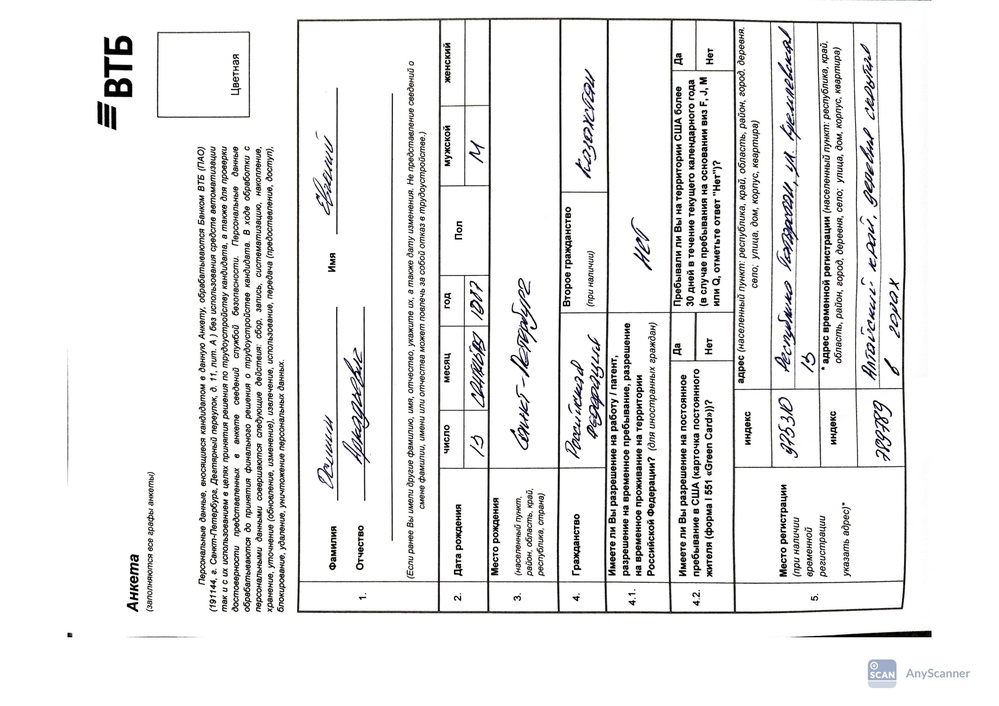
#> input picture data/PRIVATE/jpg/a3-1.jpg, 999 x 706 px, shrunk from 2339 x 1654 before the run; its folder holds only this picture in this run
$ jupyter execute --allow-errors text_recognition.ipynb
#> lines starting #> are read from the running program, lines starting #| are printed output that depends on the picture
#> in process_jpg_images, image is the input picture: shape (706, 999, 3); mean B, G, R 236.4, 236.5, 236.5
[cell 1]
import os
import cv2
import numpy as np
from PIL import Image

[cell 2]
def remove_shadows_and_noise(image):
    """
    Удаляет тени и шум, мягко снижает контраст для лучшей читаемости текста.
    """
    gray = cv2.cvtColor(image, cv2.COLOR_BGR2GRAY)

    # Удаление теней — делим изображение на фон
    dilated = cv2.morphologyEx(gray, cv2.MORPH_CLOSE, np.ones((15, 15), np.uint8))
    no_shadows = cv2.divide(gray, dilated, scale=255)

    # Сглаживаем шумы
    blurred = cv2.GaussianBlur(no_shadows, (5, 5), 0)
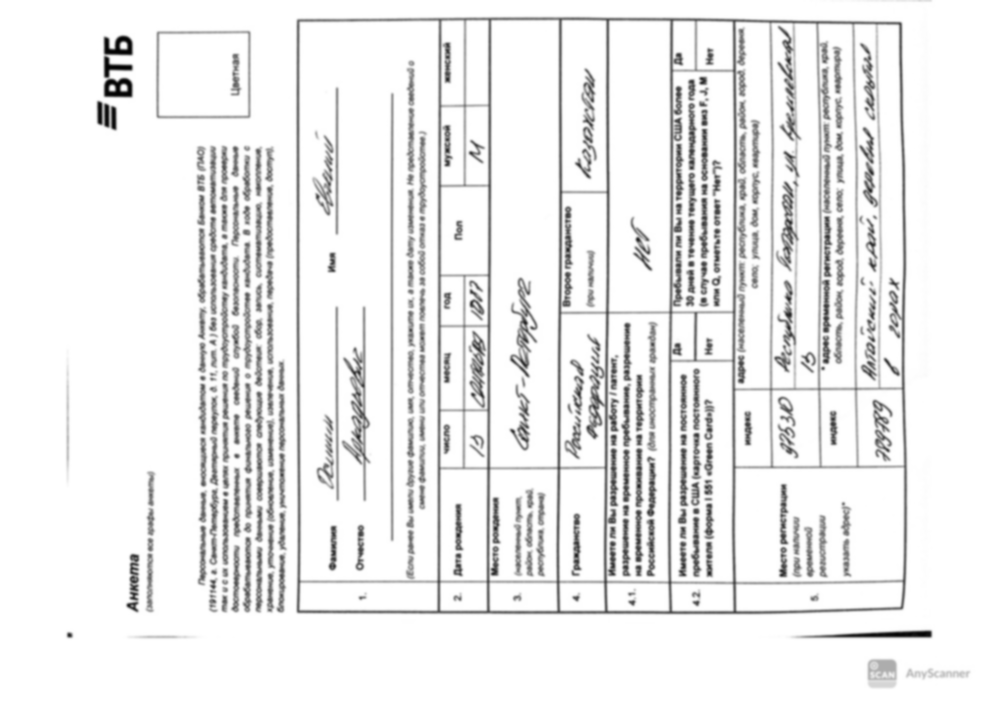
#> blurred: shape (706, 999); min 2, max 255, mean 236.5

    # 🔽 Понижение контрастности вручную (alpha < 1)
    alpha = 1  # коэффициент контрастности (1.0 — без изменений)
    beta = 10    # добавим немного яркости

    # adjusted = cv2.convertScaleAbs(blurred, alpha=alpha)
    result = cv2.convertScaleAbs(blurred, alpha=alpha, beta=beta)

    # Перевод в 3 канала, если нужно сохранить цвет
    # result = cv2.cvtColor(adjusted, cv2.COLOR_GRAY2BGR)
    return result

[cell 3]
# [8 lines left out: function correct_rotation_to_vertical, not called in this run]

def process_jpg_images(input_folder, output_folder):
    """
    Обрабатывает .jpg: чистка + поворот в вертикальную ориентацию.
    """
    os.makedirs(output_folder, exist_ok=True)

    for filename in os.listdir(input_folder):
        if filename.lower().endswith(".jpg"):
            input_path = os.path.join(input_folder, filename)
            image = cv2.imread(input_path)

            if image is None:
                print(f"❌ Не удалось открыть: {filename}")
                continue

            cleaned = remove_shadows_and_noise(image)
            tmp = smooth_contrast(cleaned)
            tmp = apply_clahe(tmp)
            rotated = correct_rotation_to_vertical(tmp)

            # preprocessed = preprocess_document(image)

            output_path = os.path.join(output_folder, filename)
            cv2.imwrite(output_path, rotated)
            print(f"✅ Обработан: {filename}")


$ run again, on data/PRIVATE/jpg/a3-5.jpg
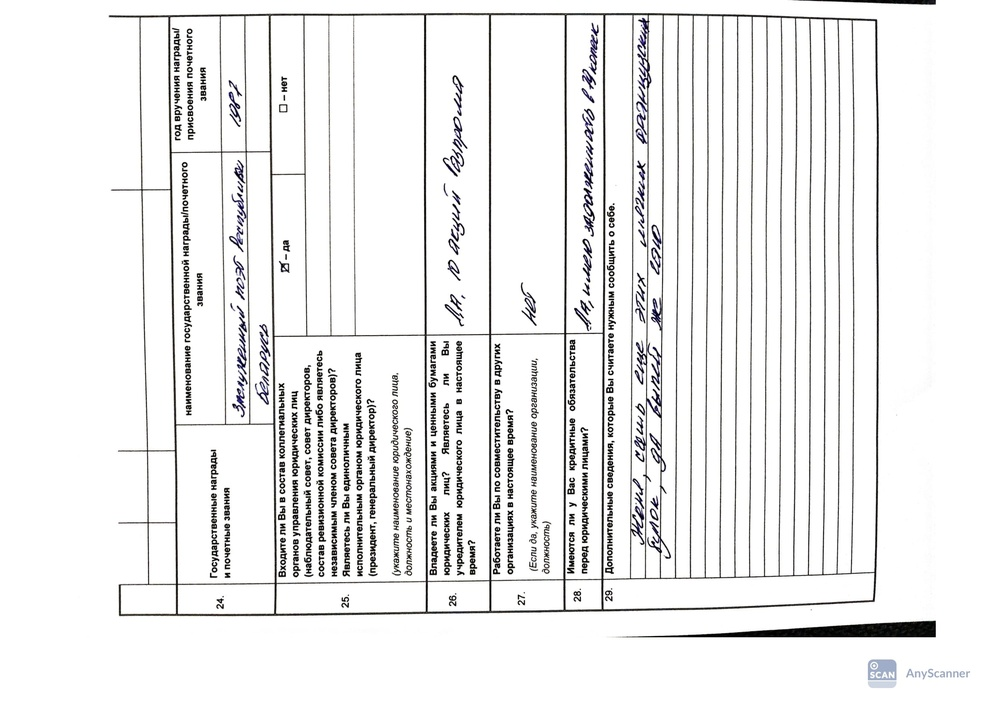
#> input picture data/PRIVATE/jpg/a3-5.jpg, 999 x 706 px, shrunk from 2339 x 1654 before the run
#> in process_jpg_images, image is the input picture: shape (706, 999, 3); mean B, G, R 238, 238.1, 238.2
#> in remove_shadows_and_noise, `dilated = cv2.morphologyEx(gray, cv2.MORPH_CLOSE, np.ones((15, 15), np..`:
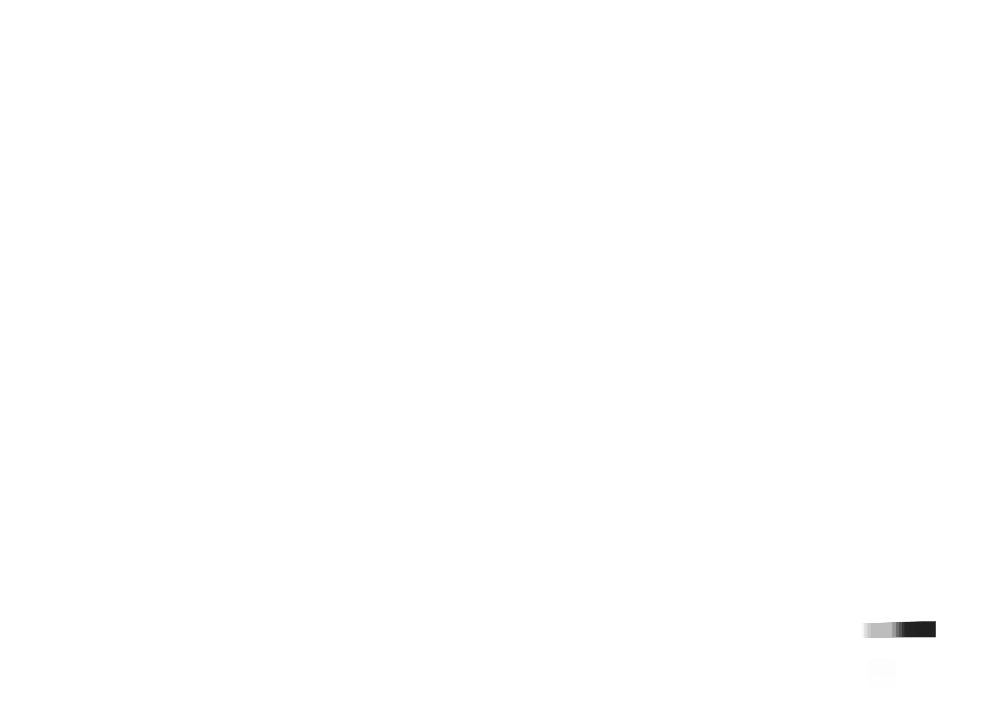
#> dilated: shape (706, 999); min 33, max 255, mean 254.8
#> in remove_shadows_and_noise, `blurred = cv2.GaussianBlur(no_shadows, (5, 5), 0)`:
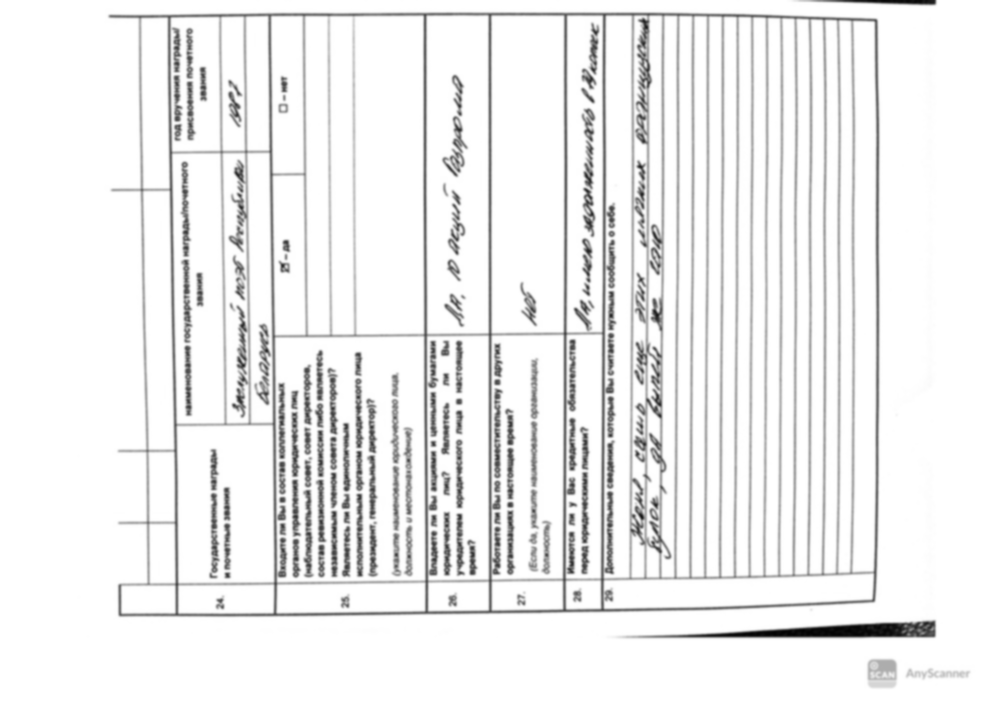
#> blurred: shape (706, 999); min 3, max 255, mean 238.2

$ run again, on data/PRIVATE/jpg/a4-1.jpg
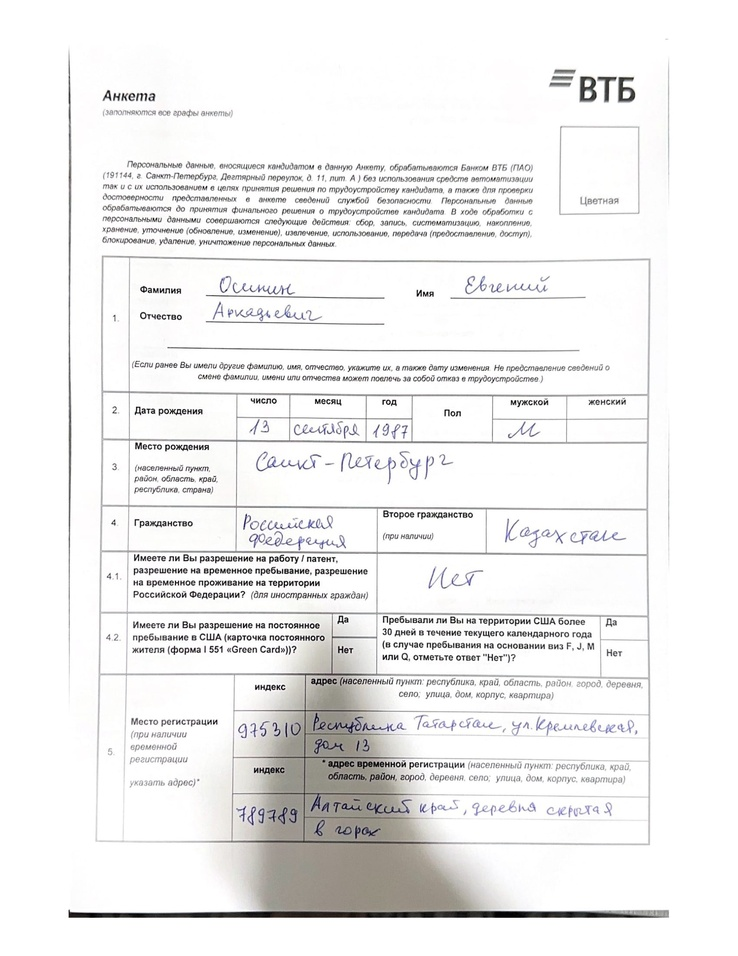
#> input picture data/PRIVATE/jpg/a4-1.jpg, 738 x 956 px, shrunk from 1700 x 2200 before the run
#> in process_jpg_images, image is the input picture: shape (956, 738, 3); mean B, G, R 238.2, 238.5, 238.9
#> in remove_shadows_and_noise, `dilated = cv2.morphologyEx(gray, cv2.MORPH_CLOSE, np.ones((15, 15), np..`:
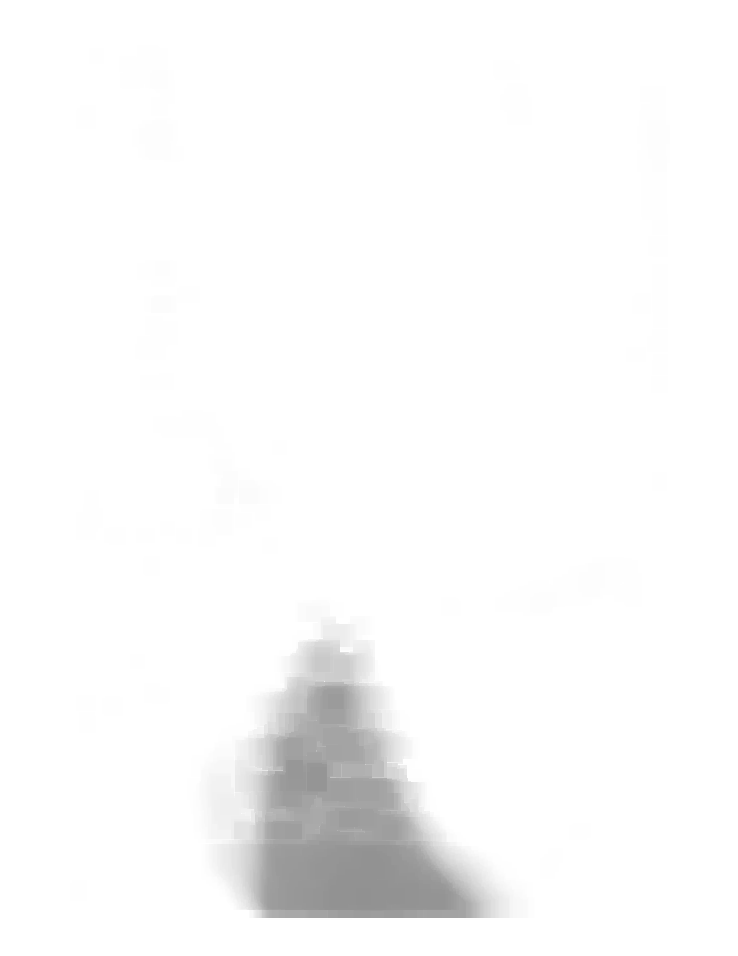
#> dilated: shape (956, 738); min 145, max 255, mean 249.7
#> in remove_shadows_and_noise, `result = cv2.convertScaleAbs(blurred, alpha=alpha, beta=beta)`:
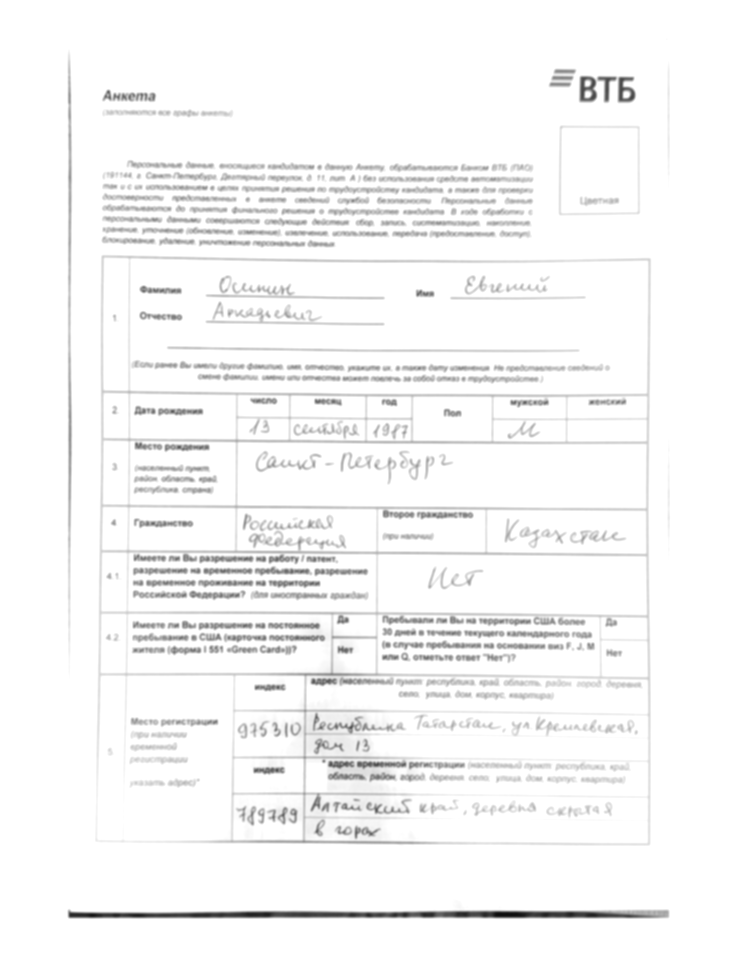
#> result: shape (956, 738); min 13, max 255, mean 246.3

$ run again, on data/PRIVATE/jpg/a4-2.jpg
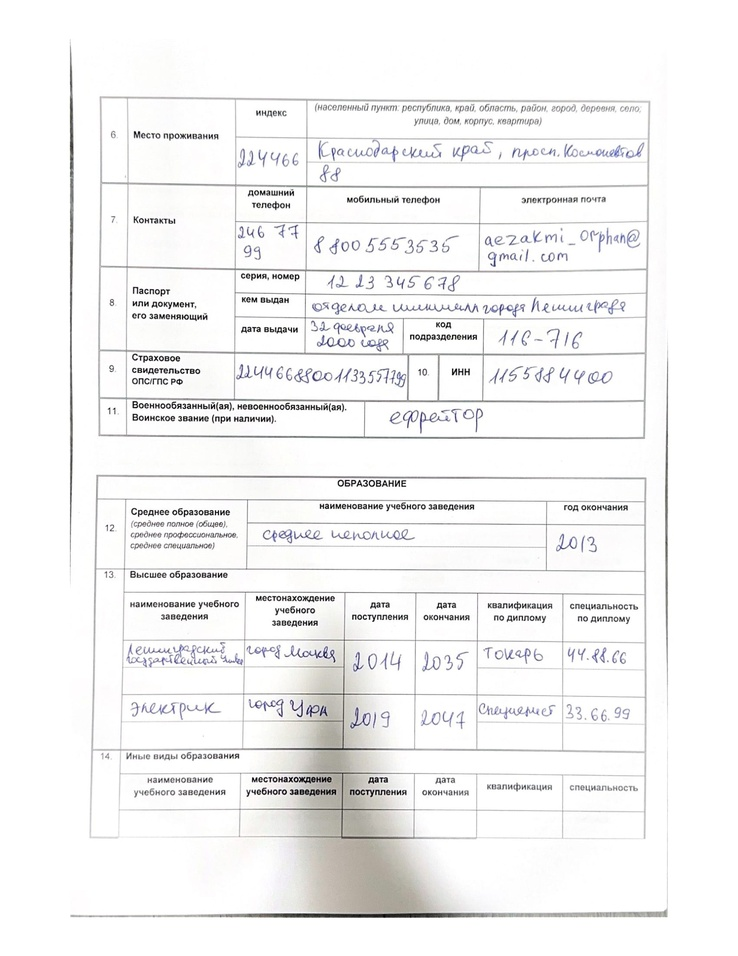
#> input picture data/PRIVATE/jpg/a4-2.jpg, 738 x 956 px, shrunk from 1700 x 2200 before the run
#> in process_jpg_images, image is the input picture: shape (956, 738, 3); mean B, G, R 243.2, 243.2, 243.4
#> in remove_shadows_and_noise, `dilated = cv2.morphologyEx(gray, cv2.MORPH_CLOSE, np.ones((15, 15), np..`:
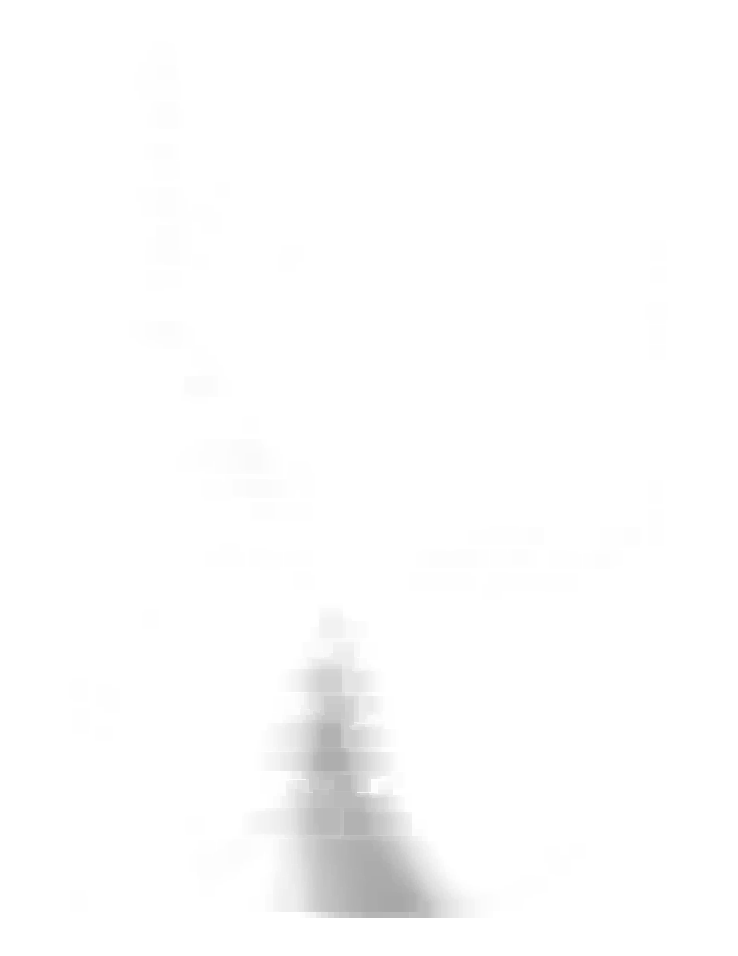
#> dilated: shape (956, 738); min 168, max 255, mean 252.7
#> in remove_shadows_and_noise, `no_shadows = cv2.divide(gray, dilated, scale=255)`:
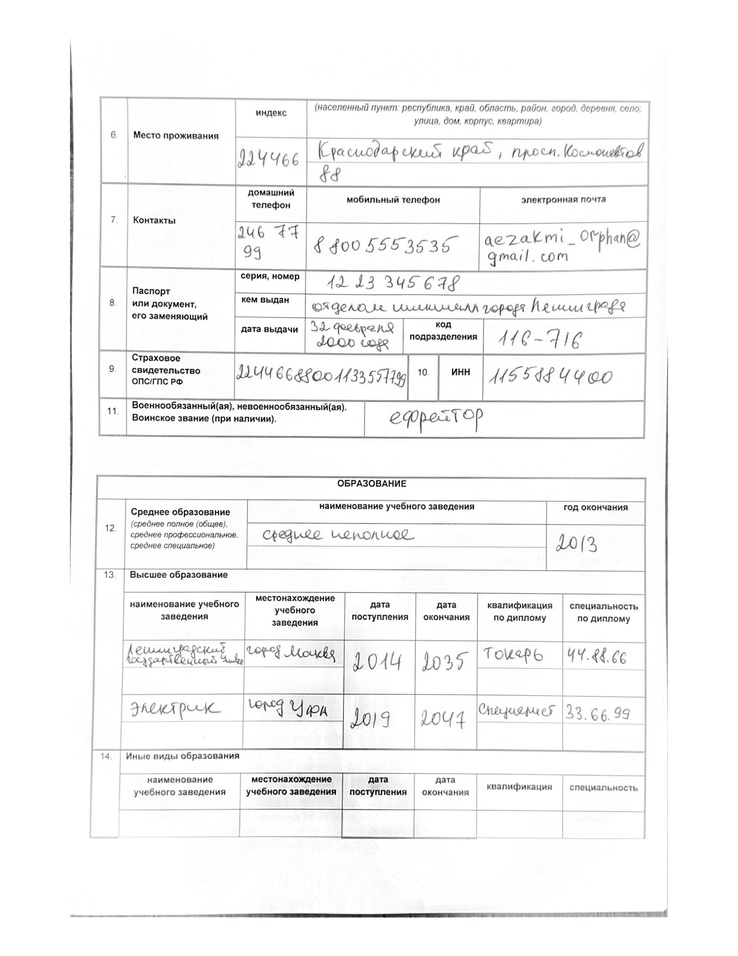
#> no_shadows: shape (956, 738); min 0, max 255, mean 245.4

$ run again, on data/PRIVATE/jpg/a3-2.jpg
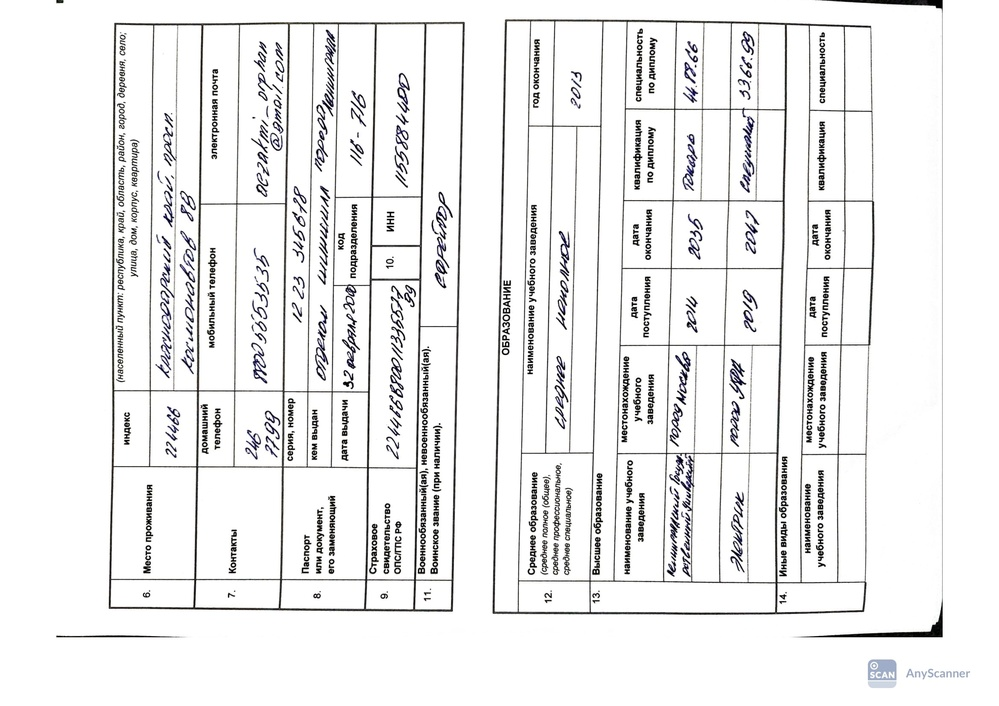
#> input picture data/PRIVATE/jpg/a3-2.jpg, 999 x 706 px, shrunk from 2339 x 1654 before the run
#> in process_jpg_images, image is the input picture: shape (706, 999, 3); mean B, G, R 238, 237.9, 238
#> in remove_shadows_and_noise, `result = cv2.convertScaleAbs(blurred, alpha=alpha, beta=beta)`:
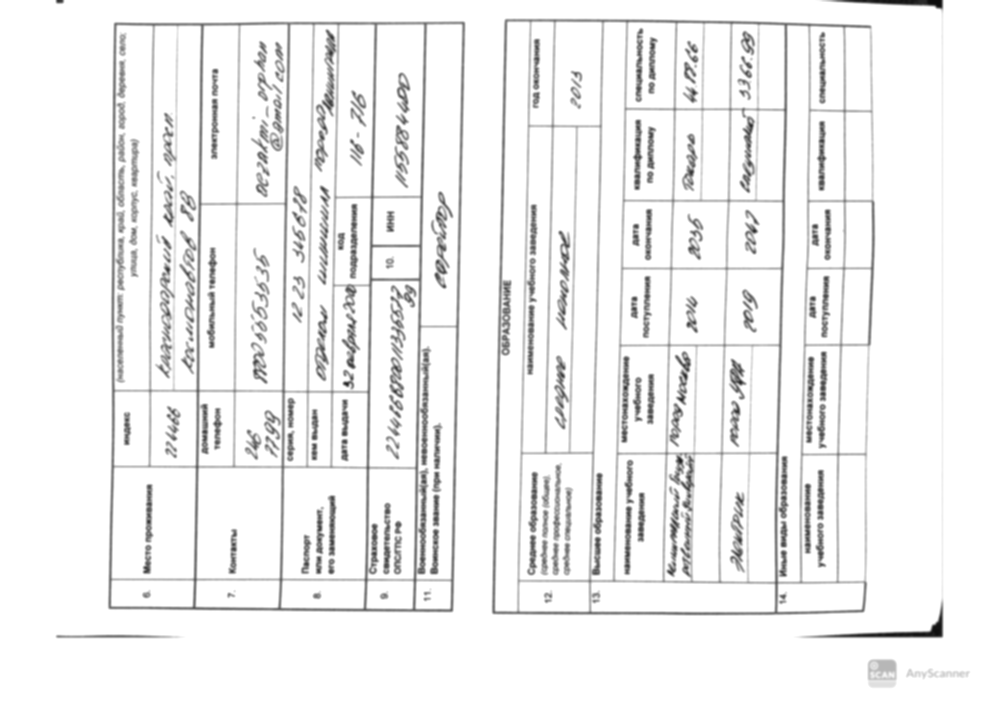
#> result: shape (706, 999); min 11, max 255, mean 240.8
